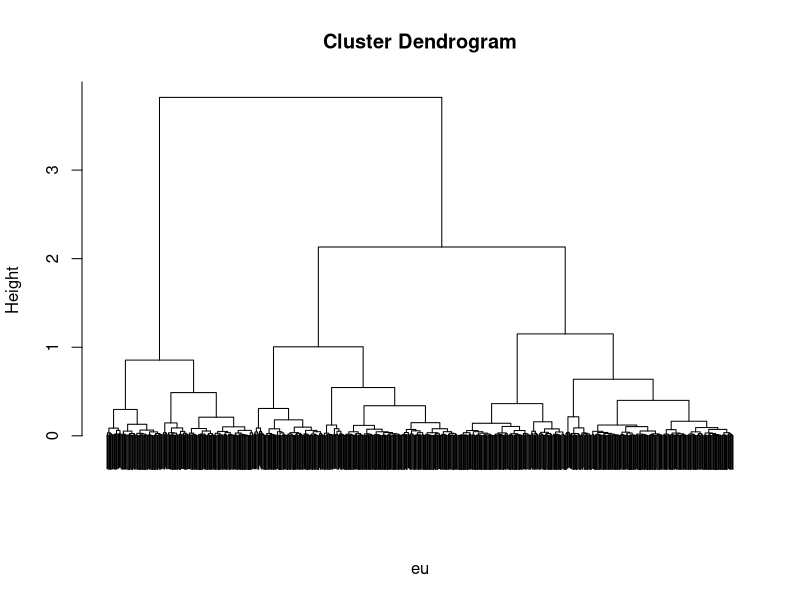
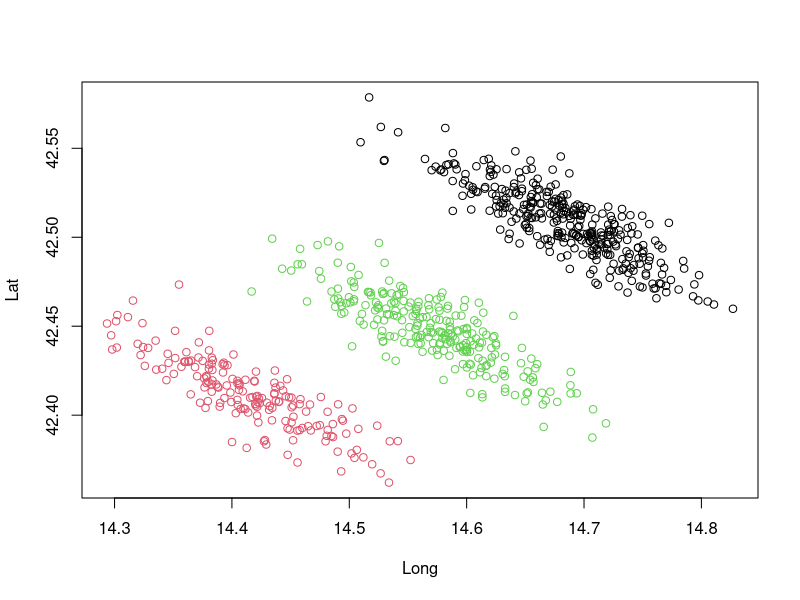

Source code (R) for these figures, in order:
df <- read.table('buoys.txt')

eu <- dist(df[,1:2], method='euclidean')
ward <- hclust(eu, method='ward.D2')
plot(ward, labels = F, sub = "")
tree <- cutree(ward, k = 3)

plot(df[,1:2], col = tree)

i1 <- which(tree == 1)
i2 <- which(tree == 2)
i3 <- which(tree == 3)
length(i1)
length(i2)
length(i3)
colMeans(df[i1,])
colMeans(df[i2,])
colMeans(df[i3,])

# b

shapiro.test(df[i1,3])
shapiro.test(df[i2,3])
shapiro.test(df[i3,3])
# supernormali

bartlett.test(df$DO, tree) # yuppppp

anova <- aov(DO ~ tree, data = df)
summary(anova)
# difficult to say, hypotheses are verified, there is no
# evidence at 5%, but we do have evidence at 10%
